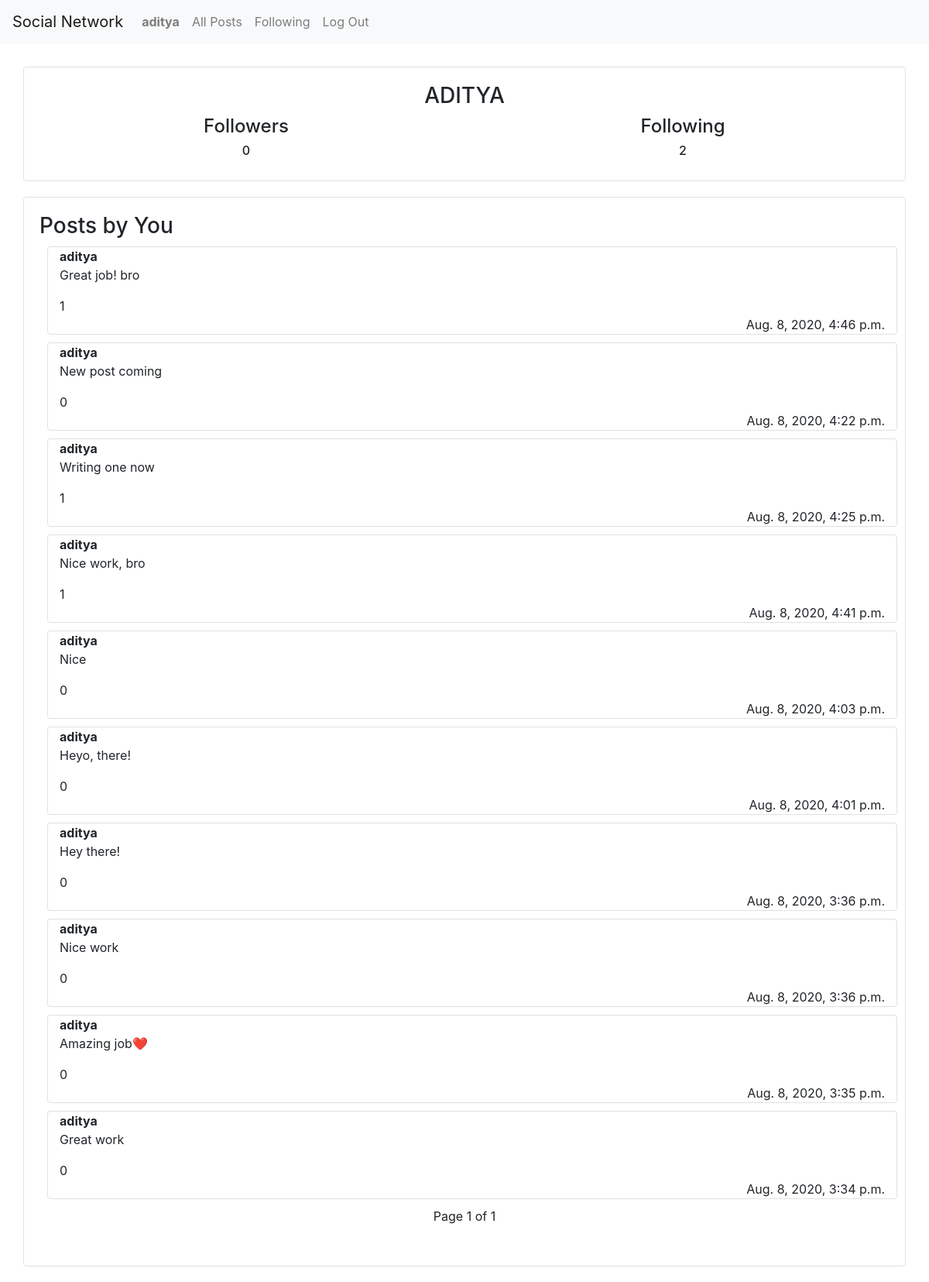
Page /profile/aditya (signed in) on the committed database.
### network/models.py (models this page shows, shortened)
class User(AbstractUser):
    pass

class Post(models.Model):
    content = models.CharField(max_length=500)
    pub_time = models.DateTimeField(auto_now=True)
    likes = models.IntegerField(default=0)
    publisher = models.ForeignKey(User, on_delete=models.CASCADE, related_name="posts")

### network/views.py (the view)
# urls.py: path("profile/<str:name>", views.profile, name="profile"),
def profile(request, name):
    curr_user = User.objects.filter(username=request.session['username']).first()
    user = User.objects.filter(username=name).first()
    followers = Follow.objects.filter(followee=user)
    follows = Follow.objects.filter(follower=user)
    follow_connection = Follow.objects.filter(follower=curr_user, followee=user).first()
    if follow_connection is None:
        following = False
    else:
        following = True
    posts = Post.objects.filter(publisher=user)
    posts = list(reversed(posts))
    paginator = Paginator(posts, 10)
    posts = paginator.get_page(1)
    return render(request, "network/profile_page.html", {"followers": followers, "followings": follows, "posts": posts, "curr_user": user, "following": following,})

### network/templates/network/profile_page.html (shortened to what this page needs)
{% extends "network/layout.html" %} {% load static %} {% block import %}
<link href="{% static 'network/profile.css' %}" rel="stylesheet"> {% endblock %} {% block body %}
<div class="container border rounded" id="profile-info">
    <h3 style="text-align: center;">{{ curr_user.username|upper }}</h3>
    <div class="row" style="text-align: center;">
        <div class="col-md-6">
            <h4>Followers</h4>
            <h6>{{ followers.count }}</h6>
        </div>
        <div class="col-md-6">
            <h4>Following</h4>
            <h6>{{ followings.count }}</h6>
        </div>
    </div>
</div>
<div class="container border rounded" id="user-posts">
    <h3>Posts by You</h3>
    <div>
        {% for post in posts %}
        <div class="container border rounded post" style="margin: 10px;">
            <b>{{ post.publisher.username }}</b><br>
            <p class="post-content">{{ post.content }}</p>
            <p style="margin: 0px;">{{ post.likes }}</p>
            <p style="text-align: right; margin: 0px;">{{ post.pub_time }}</p>
        </div>
        {% empty %}
        <h6 style="text-align: center;">No posts</h6>
        {% endfor %}
    </div>
    {% if posts is not None %}
    <div class="current">
        <p style="text-align: center;">Page {{ posts.number }} of {{ posts.paginator.num_pages }}</p>
    </div>
    {% endif %}
</div>
{% endblock %}

### network/templates/network/layout.html (shortened to what this page needs)
{% load static %}
<!DOCTYPE html>
<html lang="en">
<head>
    <link rel="stylesheet" href="https://stackpath.bootstrapcdn.com/bootstrap/4.4.1/css/bootstrap.min.css">
    <link href="{% static 'network/styles.css' %}" rel="stylesheet"> {% block import %}{% endblock %}
</head>
<body>
    <nav class="navbar navbar-expand-lg navbar-light bg-light">
        <a class="navbar-brand" href="{% url 'index' %}">Social Network</a>
        <div>
            <ul class="navbar-nav mr-auto">
                {% if user.is_authenticated %}
                <li class="nav-item">
                    <a class="nav-link" href="{% url 'profile' user.username %}"><strong>{{ user.username }}</strong></a>
                </li>
                <li class="nav-item">
                    <a class="nav-link" href="{% url 'index' %}">All Posts</a>
                </li>
                {% endif %} {% if user.is_authenticated %}
                <li class="nav-item">
                    <a class="nav-link" href="{% url 'following' %}">Following</a>
                </li>
                <li class="nav-item">
                    <a class="nav-link" href="{% url 'logout' %}">Log Out</a>
                </li>
                {% endif %}
            </ul>
        </div>
    </nav>
    <div class="body">
        {% block body %} {% endblock %}
    </div>
</body>
</html>

### network/static/network/profile.css (style rules this page uses)
#profile-info { padding: 20px; margin-top: 30px; margin-bottom: 20px; }
#user-posts { padding: 20px; margin-bottom: 20px; }

### rows in the picture
User: username "aditya", username "ADITYA"
Post: publisher.username "aditya", content "Great job! bro", likes "1", pub_time "Aug. 8, 2020, 4:46 p.m."
Post: publisher.username "aditya", content "New post coming", likes "0", pub_time "Aug. 8, 2020, 4:22 p.m."
Post: publisher.username "aditya", content "Writing one now", likes "1", pub_time "Aug. 8, 2020, 4:25 p.m."
Post: publisher.username "aditya", content "Nice work, bro", likes "1", pub_time "Aug. 8, 2020, 4:41 p.m."
Post: publisher.username "aditya", content "Nice", likes "0", pub_time "Aug. 8, 2020, 4:03 p.m."
Post: publisher.username "aditya", content "Heyo, there!", likes "0", pub_time "Aug. 8, 2020, 4:01 p.m."
Post: publisher.username "aditya", content "Hey there!", likes "0", pub_time "Aug. 8, 2020, 3:36 p.m."
Post: publisher.username "aditya", content "Nice work", likes "0", pub_time "Aug. 8, 2020, 3:36 p.m."
Post: publisher.username "aditya", content "Amazing job❤️", likes "0", pub_time "Aug. 8, 2020, 3:35 p.m."
Post: publisher.username "aditya", content "Great work", likes "0", pub_time "Aug. 8, 2020, 3:34 p.m."

### other values in the picture
{{ followers.count }} "0"
{{ followings.count }} "2"
{{ posts.number }} "1"
{{ posts.paginator.num_pages }} "1"
